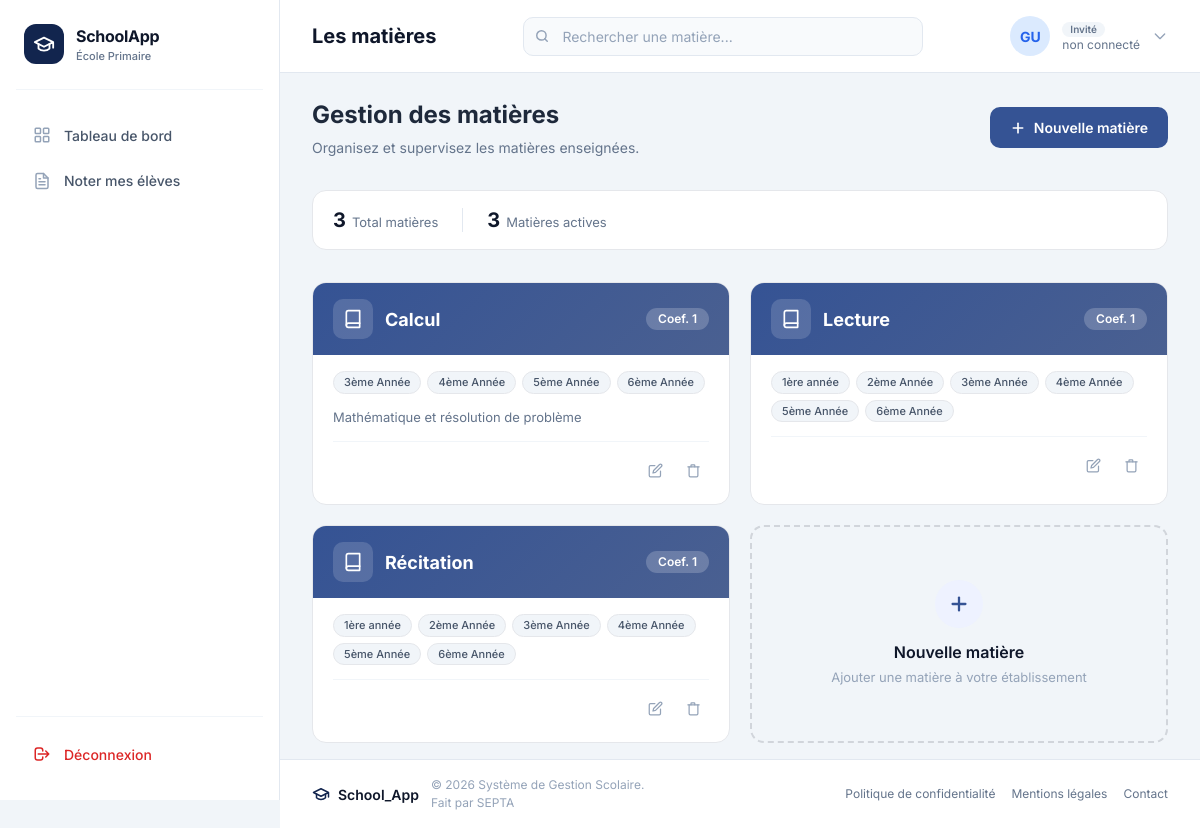
The page /matieres/ on the database as committed earlier.
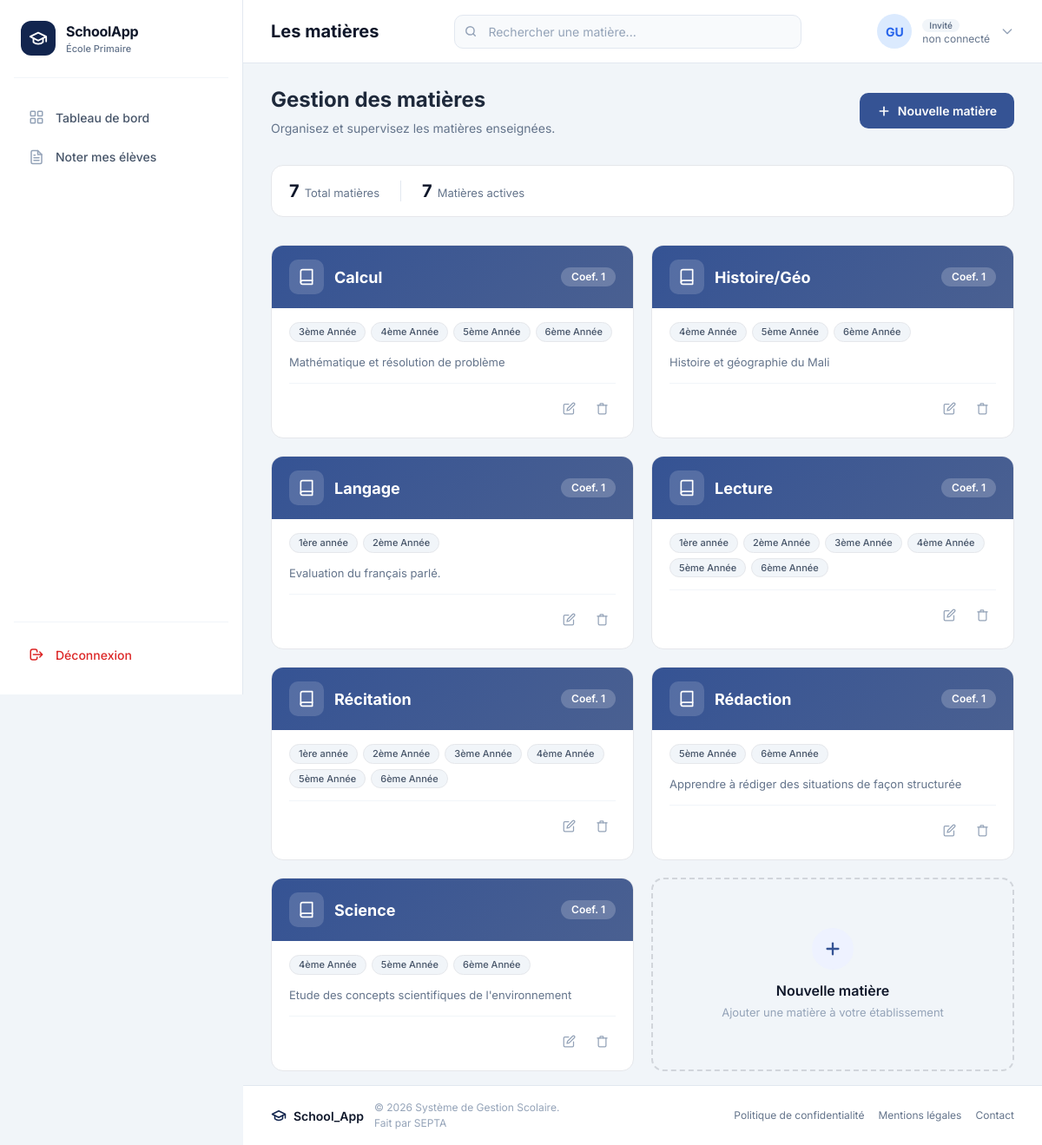
The same page on the database as committed later.
### matieres/models.py (models this page shows, shortened)
class Matiere(models.Model):
    nom = models.CharField(max_length=100, unique=True)
    description = models.TextField(blank=True, null=True)
    note_sur = models.PositiveIntegerField(
        default=20,
        help_text="Barème de notation de la matière (ex: 5, 10, 20)"
    )
    coefficient = models.PositiveIntegerField(
        default=1,
        help_text="Poids de la matière dans le calcul de la moyenne"
    )
    classes = models.ManyToManyField(
        Classe,
        related_name="matieres",
        blank=True
    )
    class Meta:
        ordering = ["nom"]
        verbose_name = "Matière"
        verbose_name_plural = "Matières"

### classes/models.py (models this page shows, shortened)
class Classe(models.Model):
    nom = models.CharField(max_length=30, null=False)
    niveau = models.IntegerField()
    enseignant = models.ForeignKey(
        User,
        on_delete=models.SET_NULL,
        null=True,
        blank=True,
        related_name="classes",
        limit_choices_to={"groups__name": "Teacher"},
    )

### matieres/views.py (the view)
# urls.py: path("matieres/", views.matiere_list, name="list"),
def matiere_list(request):
    matieres = Matiere.objects.all().prefetch_related("classes")
    return render(request, "matieres.html", {"matieres": matieres})

### matieres/templates/matieres.html (shortened to what this page needs)
{% extends 'base.html' %}
{% load static %}
{% block page_title %}Les matières{% endblock %}
{% block search_placeholder %}Rechercher une matière...{% endblock %}
{% block content %}
<div class="page-header">
  <div class="page-header-text">
    <h2>Gestion des matières</h2>
    <p>Organisez et supervisez les matières enseignées.</p>
  </div>
  <a href="{% url 'matieres:create' %}" class="btn btn-primary" id="btnCreerMatiere">
    <svg xmlns="http://www.w3.org/2000/svg" width="16" height="16" viewBox="0 0 24 24"
         fill="none" stroke="currentColor" stroke-width="2.5" stroke-linecap="round" stroke-linejoin="round">
      <line x1="12" x2="12" y1="5" y2="19"/>
      <line x1="5" x2="19" y1="12" y2="12"/>
    </svg>
    Nouvelle matière
  </a>
</div>
<div class="stats-bar">
  <div class="stat-item">
    <span class="stat-number">{{ matieres|length }}</span>
    <span class="stat-label">Total matières</span>
  </div>
  <div class="stat-item">
    <span class="stat-number">{{ matieres|length }}</span>
    <span class="stat-label">Matières actives</span>
  </div>
</div>
<div class="matieres-grid" id="matieresGrid">
  {% for matiere in matieres %}
  <article class="matiere-card" id="card-{{ matiere.pk }}">
    <div class="matiere-card-header">
      <div class="matiere-icon">
        <svg xmlns="http://www.w3.org/2000/svg" viewBox="0 0 24 24" fill="none" stroke="currentColor" stroke-width="2" stroke-linecap="round" stroke-linejoin="round">
          <path d="M4 19.5A2.5 2.5 0 0 1 6.5 17H20"/>
          <path d="M6.5 2H20v20H6.5A2.5 2.5 0 0 1 4 19.5v-15A2.5 2.5 0 0 1 6.5 2z"/>
        </svg>
      </div>
      <h3 class="matiere-name">{{ matiere.nom }}</h3>
      <span class="matiere-coef">Coef. {{ matiere.coefficient|default:"1" }}</span>
    </div>
    <div class="matiere-card-body">
      <div class="matiere-classes">
        {% for classe in matiere.classes.all %}
        <span class="matiere-class-tag">{{ classe.nom }}</span>
        {% empty %}
        <span style="font-size:12px;color:#94a3b8;">Aucune classe associée</span>
        {% endfor %}
      </div>
      {% if matiere.description %}
      <div class="matiere-description">{{ matiere.description|truncatechars:100 }}</div>
      {% endif %}
      <div class="matiere-card-actions">
        <a href="{% url 'matieres:update' matiere.pk %}" class="action-btn edit" title="Modifier la matière">
          <svg xmlns="http://www.w3.org/2000/svg" viewBox="0 0 24 24" fill="none" stroke="currentColor" stroke-width="2" stroke-linecap="round" stroke-linejoin="round">
            <path d="M11 4H4a2 2 0 0 0-2 2v14a2 2 0 0 0 2 2h14a2 2 0 0 0 2-2v-7"/>
            <path d="M18.5 2.5a2.121 2.121 0 0 1 3 3L12 15l-4 1 1-4 9.5-9.5z"/>
          </svg>
        </a>
        <button class="action-btn delete" title="Supprimer la matière"
                data-delete-url="{% url 'matieres:delete' matiere.pk %}"
                onclick="confirmDelete(this.dataset.deleteUrl, '{{ matiere.nom|escapejs }}')">
          <svg xmlns="http://www.w3.org/2000/svg" viewBox="0 0 24 24" fill="none" stroke="currentColor" stroke-width="2" stroke-linecap="round" stroke-linejoin="round">
            <polyline points="3 6 5 6 21 6"/>
            <path d="M19 6v14a2 2 0 0 1-2 2H7a2 2 0 0 1-2-2V6m3 0V4a1 1 0 0 1 1-1h4a1 1 0 0 1 1 1v2"/>
          </svg>
        </button>
      </div>
    </div>
  </article>
  {% endfor %}
  <a href="{% url 'matieres:create' %}" class="add-card" id="addMatiereCard" aria-label="Ajouter une nouvelle matière">
    <div class="add-card-content">
      <div class="add-icon" aria-hidden="true">
        <svg xmlns="http://www.w3.org/2000/svg" width="22" height="22" viewBox="0 0 24 24"
             fill="none" stroke="currentColor" stroke-width="2.5" stroke-linecap="round" stroke-linejoin="round">
          <line x1="12" x2="12" y1="5" y2="19"/>
          <line x1="5" x2="19" y1="12" y2="12"/>
        </svg>
      </div>
      <p class="add-card-title">Nouvelle matière</p>
      <p class="add-card-desc">Ajouter une matière à votre établissement</p>
    </div>
  </a>
</div>
{% endblock %}

### classes/templates/base.html (shortened to what this page needs)
{% load static %}
<!DOCTYPE html>
<html lang="fr">
<head>
  <link rel="stylesheet" href="https://cdnjs.cloudflare.com/ajax/libs/font-awesome/6.5.2/css/all.min.css" />
  <script src="https://cdn.tailwindcss.com"></script>
</head>
<body>
<div class="app-layout">
  <aside class="sidebar" id="sidebar" role="navigation" aria-label="Menu principal">
    <div class="sidebar-brand">
      <div class="brand-icon" aria-hidden="true">
        <svg xmlns="http://www.w3.org/2000/svg" width="20" height="20" viewBox="0 0 24 24"
             fill="none" stroke="white" stroke-width="2" stroke-linecap="round" stroke-linejoin="round">
          <path d="M22 10v6M2 10l10-5 10 5-10 5z"/>
          <path d="M6 12v5c3 3 9 3 12 0v-5"/>
        </svg>
      </div>
      <div class="brand-text">
        <span class="brand-name">SchoolApp</span>
        <span class="brand-sub">École Primaire</span>
      </div>
    </div>
    <nav class="sidebar-nav">
      <a href="{% url 'accounts:dashboard' %}" class="nav-item {% block nav_accueil %}{% endblock %}">
        <span class="nav-icon" aria-hidden="true">
        </span>
        <span>Tableau de bord</span>
      </a>
      {% if user.is_staff %}
      <a href="{% url 'students:list' %}" class="nav-item {% block nav_eleves %}{% endblock %}">
        <span class="nav-icon" aria-hidden="true">
          <svg xmlns="http://www.w3.org/2000/svg" width="16" height="16" viewBox="0 0 24 24"
               fill="none" stroke="currentColor" stroke-width="2" stroke-linecap="round" stroke-linejoin="round">
            <path d="M17 21v-2a4 4 0 0 0-4-4H5a4 4 0 0 0-4 4v2"/>
            <circle cx="9" cy="7" r="4"/>
            <path d="M23 21v-2a4 4 0 0 0-3-3.87"/>
            <path d="M16 3.13a4 4 0 0 1 0 7.75"/>
          </svg>
        </span>
        <span>Élèves</span>
      </a>
      <a href="{% url 'classes:list' %}" class="nav-item {% block nav_classes %}{% endblock %}">
        <span class="nav-icon" aria-hidden="true">
          <svg xmlns="http://www.w3.org/2000/svg" width="16" height="16" viewBox="0 0 24 24"
               fill="none" stroke="currentColor" stroke-width="2" stroke-linecap="round" stroke-linejoin="round">
            <path d="M20 21v-2a4 4 0 0 0-4-4H8a4 4 0 0 0-4 4v2"/>
            <circle cx="12" cy="7" r="4"/>
          </svg>
        </span>
        <span>Classes</span>
      </a>
      <a href="{% url 'matieres:list' %}" class="nav-item {% block nav_matieres %}{% endblock %}">
        <span class="nav-icon" aria-hidden="true">
          <svg xmlns="http://www.w3.org/2000/svg" width="16" height="16" viewBox="0 0 24 24"
               fill="none" stroke="currentColor" stroke-width="2" stroke-linecap="round" stroke-linejoin="round">
            <path d="M4 19.5A2.5 2.5 0 0 1 6.5 17H20"/>
            <path d="M6.5 2H20v20H6.5A2.5 2.5 0 0 1 4 19.5v-15A2.5 2.5 0 0 1 6.5 2z"/>
          </svg>
        </span>
        <span>Matières</span>
      </a>
      <a href="{% url 'accounts:teacher_list' %}" class="nav-item {% block nav_enseignants %}{% endblock %}">
        <span class="nav-icon" aria-hidden="true">
          <svg xmlns="http://www.w3.org/2000/svg" width="16" height="16" viewBox="0 0 24 24"
               fill="none" stroke="currentColor" stroke-width="2" stroke-linecap="round" stroke-linejoin="round">
            <rect width="18" height="18" x="3" y="4" rx="2"/>
            <line x1="16" x2="16" y1="2" y2="6"/>
            <line x1="8"  x2="8"  y1="2" y2="6"/>
            <line x1="3"  x2="21" y1="10" y2="10"/>
          </svg>
        </span>
        <span>Enseignants</span>
      </a>
      <a href="{% url 'bulletin:liste' %}" class="nav-item {% block nav_bulletins %}{% endblock %}">
        <span class="nav-icon" aria-hidden="true">
          <svg xmlns="http://www.w3.org/2000/svg" width="16" height="16" viewBox="0 0 24 24"
               fill="none" stroke="currentColor" stroke-width="2" stroke-linecap="round" stroke-linejoin="round">
            <path d="M14 2H6a2 2 0 0 0-2 2v16a2 2 0 0 0 2 2h12a2 2 0 0 0 2-2V8z"/>
            <polyline points="14 2 14 8 20 8"/>
            <line x1="16" x2="8" y1="13" y2="13"/>
            <line x1="16" x2="8" y1="17" y2="17"/>
            <polyline points="10 9 9 9 8 9"/>
          </svg>
        </span>
        <span>Bulletins</span>
      </a>
      <a href="{% url 'notifications:composer' %}" class="nav-item {% block nav_notifications %}{% endblock %}">
        <span class="nav-icon" aria-hidden="true">
          <svg xmlns="http://www.w3.org/2000/svg" width="16" height="16" viewBox="0 0 24 24"
               fill="none" stroke="currentColor" stroke-width="2" stroke-linecap="round" stroke-linejoin="round">
            <path d="M18 8A6 6 0 0 0 6 8c0 7-3 9-3 9h18s-3-2-3-9"/>
            <path d="M13.73 21a2 2 0 0 1-3.46 0"/>
          </svg>
        </span>
        <span>Notifications</span>
      </a>
      {% else %}
      <a href="{% url 'accounts:teacher_dashboard' %}" class="nav-item {% block nav_bulletins_prof %}{% endblock %}">
        <span class="nav-icon" aria-hidden="true">
        </span>
        <span>Noter mes élèves</span>
      </a>
      {% endif %}
    </nav>
    <div class="sidebar-footer">
      <form action="{% url 'accounts:logout' %}" method="POST" style="display: inline;">
        <button type="submit" class="nav-item logout-btn" style="width: 100%; border: none; background: none; cursor: pointer; font-family: 'Inter', sans-serif; font-size: 14px; font-weight: 500; display: flex; align-items: center; gap: 12px; padding: 0.7rem 1rem; border-radius: 10px; transition: all 0.2s ease; color: #dc2626;">
          <span class="nav-icon" aria-hidden="true">
            <svg xmlns="http://www.w3.org/2000/svg" width="16" height="16" viewBox="0 0 24 24" fill="none" stroke="currentColor" stroke-width="2" stroke-linecap="round" stroke-linejoin="round">
              <path d="M17 16l4-4m0 0l-4-4m4 4H7m6 4v1a3 3 0 01-3 3H6a3 3 0 01-3-3V7a3 3 0 013-3h4a3 3 0 013 3v1"/>
            </svg>
          </span>
          <span>Déconnexion</span>
        </button>
      </form>
    </div>
  </aside>
  <div class="main-area">
    <header class="topbar">
      <h1 class="topbar-title">{% block page_title %}Portail Scolaire{% endblock %}</h1>
      <div class="search-wrapper">
        <span class="search-icon" aria-hidden="true">
          <svg xmlns="http://www.w3.org/2000/svg" width="14" height="14" viewBox="0 0 24 24"
               fill="none" stroke="currentColor" stroke-width="2.5" stroke-linecap="round" stroke-linejoin="round">
            <circle cx="11" cy="11" r="8"/>
            <path d="m21 21-4.35-4.35"/>
          </svg>
        </span>
        <input type="search" class="search-input" id="searchInput"
               placeholder="{% block search_placeholder %}Rechercher...{% endblock %}"
               aria-label="Rechercher" />
      </div>
      <div class="user-info">
        <div class="user-avatar" aria-hidden="true">
          {% if user.is_authenticated %}
            {% if user.first_name and user.last_name %}
              {{ user.first_name|first|upper }}{{ user.last_name|first|upper }}
            {% else %}
              {{ user.username|slice:":2"|upper }}
            {% endif %}
          {% else %}
            GU
          {% endif %}
        </div>
        <div class="user-details">
          <span class="user-name">
            {% if user.is_authenticated %}
              {% if user.is_staff %}
                <span class="role-badge admin">Admin</span>
              {% elif user.groups.all %}
                {% for group in user.groups.all %}
                  <span class="role-badge teacher">{{ group.name }}</span>
                {% endfor %}
              {% else %}
                <span class="role-badge student">Élève</span>
              {% endif %}
              {{ user.get_full_name|default:user.username }}
            {% else %}
              <span class="role-badge guest">Invité</span>
            {% endif %}
          </span>
          <span class="user-email">
            {% if user.is_authenticated %}
              {{ user.email|default:user.username }}
            {% else %}
              non connecté
            {% endif %}
          </span>
        </div>
        <svg width="16" height="16" viewBox="0 0 24 24" fill="none" stroke="currentColor" stroke-width="2" stroke-linecap="round" stroke-linejoin="round" style="color: #94a3b8;">
          <path d="M19 9l-7 7-7-7"/>
        </svg>
      </div>
    </header>
    <main class="main-content" id="mainContent">
      {% block content %}{% endblock %}
    </main>
    <footer class="app-footer">
      <div class="footer-left">
        <div class="footer-brand">
          <svg xmlns="http://www.w3.org/2000/svg" width="16" height="16" viewBox="0 0 24 24"
               fill="none" stroke="currentColor" stroke-width="2" stroke-linecap="round" stroke-linejoin="round">
            <path d="M22 10v6M2 10l10-5 10 5-10 5z"/>
            <path d="M6 12v5c3 3 9 3 12 0v-5"/>
          </svg>
          <span class="footer-name">School_App</span>
        </div>
        <p class="footer-copy">© 2026 Système de Gestion Scolaire.<br>Fait par SEPTA</p>
      </div>
      <nav class="footer-links" aria-label="Liens utiles">
        <a href="#">Politique de confidentialité</a>
        <a href="#">Mentions légales</a>
        <a href="#">Contact</a>
      </nav>
    </footer>
  </div>
</div>
</body>
</html>

Rows that differ between the two databases and show on the page:
added Matiere: nom "Histoire/Géo", coefficient "1", description "Histoire et géographie du Mali", Classe (nom "4ème Année"), Classe (nom "5ème Année"), Classe (nom "6ème Année")
added Matiere: nom "Langage", coefficient "1", description "Evaluation du français parlé.", Classe (nom "1ère année"), Classe (nom "2ème Année")
added Matiere: nom "Rédaction", coefficient "1", description "Apprendre à rédiger des situations de façon structurée", Classe (nom "5ème Année"), Classe (nom "6ème Année")
added Matiere: nom "Science", coefficient "1", description "Etude des concepts scientifiques de l'environnement", Classe (nom "4ème Année"), Classe (nom "5ème Année"), Classe (nom "6ème Année")
Other text that changed with them:
{{ matieres|length }}: "3" → "7"
